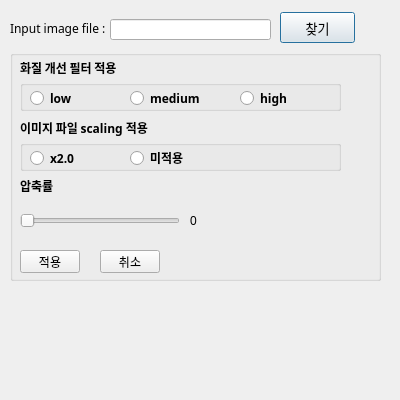
<?xml version="1.0" encoding="UTF-8"?>
<ui version="4.0">
 <class>Dialog</class>
 <widget class="QDialog" name="Dialog">
  <property name="geometry">
   <rect>
    <x>0</x>
    <y>0</y>
    <width>400</width>
    <height>400</height>
   </rect>
  </property>
  <property name="minimumSize">
   <size>
    <width>350</width>
    <height>300</height>
   </size>
  </property>
  <property name="windowTitle">
   <string>Image</string>
  </property>
  <widget class="QLabel" name="label">
   <property name="geometry">
    <rect>
     <x>10</x>
     <y>20</y>
     <width>121</width>
     <height>16</height>
    </rect>
   </property>
   <property name="font">
    <font>
     <family>Arial Rounded MT Bold</family>
     <weight>50</weight>
     <bold>false</bold>
    </font>
   </property>
   <property name="text">
    <string>Input image file :</string>
   </property>
  </widget>
  <widget class="QPushButton" name="pushButton">
   <property name="geometry">
    <rect>
     <x>280</x>
     <y>12</y>
     <width>75</width>
     <height>31</height>
    </rect>
   </property>
   <property name="font">
    <font>
     <family>휴먼모음T</family>
     <pointsize>10</pointsize>
    </font>
   </property>
   <property name="text">
    <string>찾기</string>
   </property>
  </widget>
  <widget class="QLineEdit" name="lineEdit">
   <property name="geometry">
    <rect>
     <x>110</x>
     <y>19</y>
     <width>161</width>
     <height>21</height>
    </rect>
   </property>
   <property name="readOnly">
    <bool>true</bool>
   </property>
  </widget>
  <widget class="QGroupBox" name="groupBox">
   <property name="geometry">
    <rect>
     <x>10</x>
     <y>50</y>
     <width>371</width>
     <height>231</height>
    </rect>
   </property>
   <property name="title">
    <string/>
   </property>
   <property name="flat">
    <bool>false</bool>
   </property>
   <property name="checkable">
    <bool>false</bool>
   </property>
   <property name="checked">
    <bool>false</bool>
   </property>
   <widget class="QLabel" name="label_5">
    <property name="geometry">
     <rect>
      <x>10</x>
      <y>10</y>
      <width>161</width>
      <height>16</height>
     </rect>
    </property>
    <property name="font">
     <font>
      <family>맑은 고딕</family>
      <weight>75</weight>
      <bold>true</bold>
     </font>
    </property>
    <property name="text">
     <string>화질 개선 필터 적용</string>
    </property>
   </widget>
   <widget class="QLabel" name="label_6">
    <property name="geometry">
     <rect>
      <x>10</x>
      <y>70</y>
      <width>161</width>
      <height>16</height>
     </rect>
    </property>
    <property name="font">
     <font>
      <family>맑은 고딕</family>
      <weight>75</weight>
      <bold>true</bold>
     </font>
    </property>
    <property name="text">
     <string>이미지 파일 scaling 적용</string>
    </property>
   </widget>
   <widget class="QLabel" name="label_7">
    <property name="geometry">
     <rect>
      <x>10</x>
      <y>130</y>
      <width>56</width>
      <height>12</height>
     </rect>
    </property>
    <property name="font">
     <font>
      <family>맑은 고딕</family>
      <weight>75</weight>
      <bold>true</bold>
     </font>
    </property>
    <property name="text">
     <string>압축률</string>
    </property>
   </widget>
   <widget class="QSlider" name="horizontalSlider_2">
    <property name="geometry">
     <rect>
      <x>10</x>
      <y>160</y>
      <width>160</width>
      <height>22</height>
     </rect>
    </property>
    <property name="orientation">
     <enum>Qt::Horizontal</enum>
    </property>
   </widget>
   <widget class="QPushButton" name="pushButton_4">
    <property name="geometry">
     <rect>
      <x>10</x>
      <y>200</y>
      <width>60</width>
      <height>23</height>
     </rect>
    </property>
    <property name="font">
     <font>
      <family>휴먼모음T</family>
     </font>
    </property>
    <property name="text">
     <string>적용</string>
    </property>
   </widget>
   <widget class="QPushButton" name="pushButton_5">
    <property name="geometry">
     <rect>
      <x>90</x>
      <y>200</y>
      <width>60</width>
      <height>23</height>
     </rect>
    </property>
    <property name="font">
     <font>
      <family>휴먼모음T</family>
     </font>
    </property>
    <property name="text">
     <string>취소</string>
    </property>
   </widget>
   <widget class="QGroupBox" name="groupBox_2">
    <property name="geometry">
     <rect>
      <x>10</x>
      <y>30</y>
      <width>321</width>
      <height>31</height>
     </rect>
    </property>
    <property name="autoFillBackground">
     <bool>false</bool>
    </property>
    <property name="title">
     <string/>
    </property>
    <property name="flat">
     <bool>true</bool>
    </property>
    <widget class="QRadioButton" name="radioButton_8">
     <property name="geometry">
      <rect>
       <x>220</x>
       <y>10</y>
       <width>90</width>
       <height>16</height>
      </rect>
     </property>
     <property name="font">
      <font>
       <family>함초롬돋움</family>
       <weight>75</weight>
       <bold>true</bold>
      </font>
     </property>
     <property name="text">
      <string>high</string>
     </property>
    </widget>
    <widget class="QRadioButton" name="radioButton_4">
     <property name="geometry">
      <rect>
       <x>10</x>
       <y>10</y>
       <width>90</width>
       <height>16</height>
      </rect>
     </property>
     <property name="font">
      <font>
       <family>함초롬돋움</family>
       <weight>75</weight>
       <bold>true</bold>
      </font>
     </property>
     <property name="text">
      <string>low</string>
     </property>
    </widget>
    <widget class="QRadioButton" name="radioButton_7">
     <property name="geometry">
      <rect>
       <x>110</x>
       <y>10</y>
       <width>90</width>
       <height>16</height>
      </rect>
     </property>
     <property name="font">
      <font>
       <family>함초롬돋움</family>
       <weight>75</weight>
       <bold>true</bold>
      </font>
     </property>
     <property name="text">
      <string>medium</string>
     </property>
    </widget>
   </widget>
   <widget class="QGroupBox" name="groupBox_3">
    <property name="geometry">
     <rect>
      <x>10</x>
      <y>90</y>
      <width>321</width>
      <height>31</height>
     </rect>
    </property>
    <property name="title">
     <string/>
    </property>
    <property name="flat">
     <bool>true</bool>
    </property>
    <widget class="QRadioButton" name="radioButton_12">
     <property name="geometry">
      <rect>
       <x>10</x>
       <y>10</y>
       <width>90</width>
       <height>16</height>
      </rect>
     </property>
     <property name="font">
      <font>
       <family>함초롬돋움</family>
       <weight>75</weight>
       <bold>true</bold>
      </font>
     </property>
     <property name="text">
      <string>x2.0</string>
     </property>
    </widget>
    <widget class="QRadioButton" name="radioButton_13">
     <property name="geometry">
      <rect>
       <x>110</x>
       <y>10</y>
       <width>90</width>
       <height>16</height>
      </rect>
     </property>
     <property name="font">
      <font>
       <family>함초롬돋움</family>
       <weight>75</weight>
       <bold>true</bold>
      </font>
     </property>
     <property name="text">
      <string>미적용</string>
     </property>
    </widget>
   </widget>
   <widget class="QLabel" name="label_8">
    <property name="geometry">
     <rect>
      <x>180</x>
      <y>160</y>
      <width>56</width>
      <height>21</height>
     </rect>
    </property>
    <property name="text">
     <string>0</string>
    </property>
   </widget>
  </widget>
 </widget>
 <resources/>
 <connections/>
</ui>
